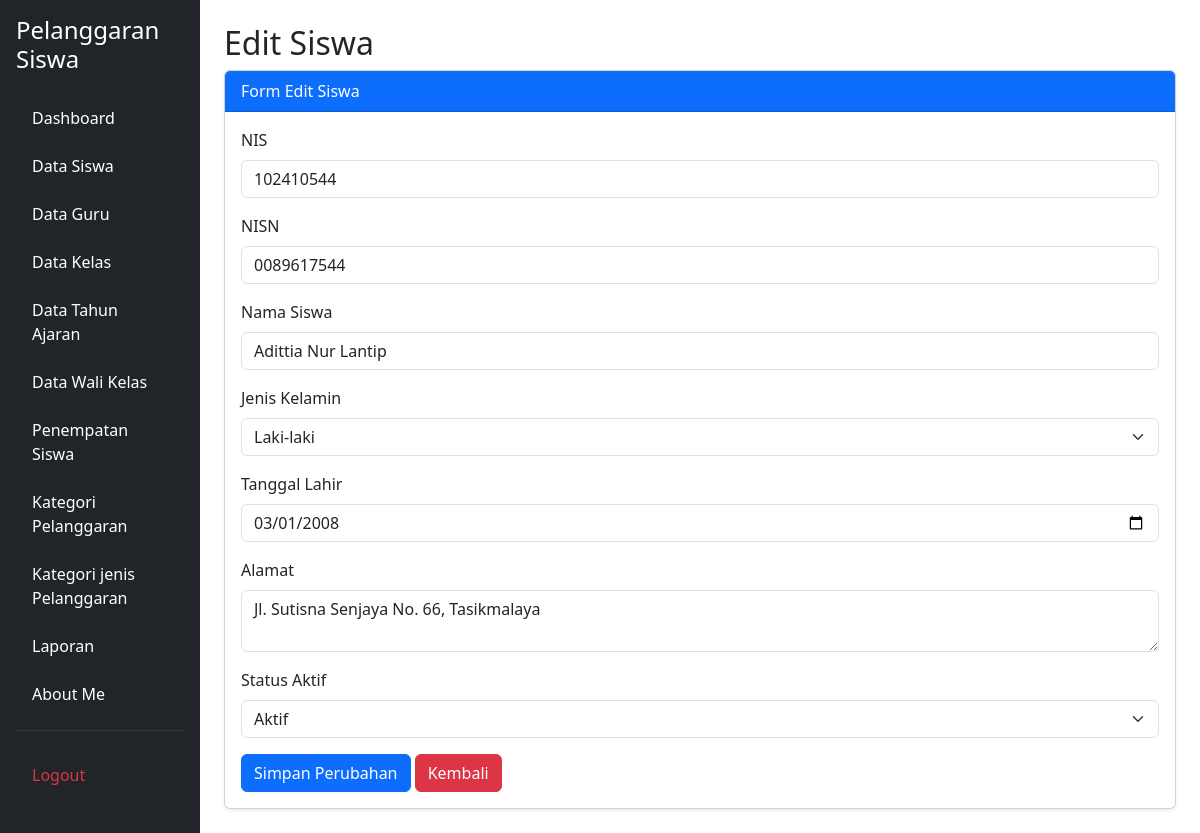
/edit_siswa.php?id=25 (signed in), run on the app's committed database.
### tables this page shows
CREATE TABLE `t_siswa` (
  `id` int(11) NOT NULL,
  `nis` varchar(10) DEFAULT NULL,
  `nisn` varchar(10) NOT NULL,
  `nama` varchar(150) DEFAULT NULL,
  `jenis_kelamin` char(1) NOT NULL,
  `tanggal_lahir` date NOT NULL,
  `alamat` text NOT NULL,
  `status_aktif` tinyint(1) NOT NULL,
  `created_at` timestamp NOT NULL DEFAULT current_timestamp(),
  `updated_at` timestamp NOT NULL DEFAULT current_timestamp()
);

### edit_siswa.php (the view, shortened to what this page needs)
<?php
include 'config/koneksi.php';
$id = $_GET['id'];
$data = mysqli_query($koneksi, "SELECT * FROM t_siswa WHERE id='$id'");
$siswa = mysqli_fetch_assoc($data);
?>
<!DOCTYPE html>
<html lang="id">
<head>
    <link href="https://cdn.jsdelivr.net/npm/bootstrap@5.3.8/dist/css/bootstrap.min.css" rel="stylesheet">
</head>
<body>
<div class="container-fluid">
    <div class="row">
        <?php include 'layout/sidebar.php'; ?>
        <main class="col-md-9 col-lg-10 p-4">
            <h2>Edit Siswa</h2>
            <div class="card shadow-sm">
                <div class="card-header bg-primary text-white">
                    Form Edit Siswa
                </div>
                <div class="card-body">
                    <form action="proses_edit_siswa.php" method="POST">
                        <div class="mb-3">
                            <label class="form-label">NIS</label>
                            <input type="text" name="nis"
                                   class="form-control" maxlength="10"
                                   value="<?= $siswa['nis']; ?>" required>
                        </div>
                        <div class="mb-3">
                            <label class="form-label">NISN</label>
                            <input type="text" name="nisn"
                                   class="form-control" maxlength="10"
                                   value="<?= $siswa['nisn']; ?>" required>
                        </div>
                        <div class="mb-3">
                            <label class="form-label">Nama Siswa</label>
                            <input type="text" name="nama"
                                   class="form-control"
                                   value="<?= $siswa['nama']; ?>" required>
                        </div>
                        <div class="mb-3">
                            <label class="form-label">Jenis Kelamin</label>
                            <select name="jenis_kelamin" class="form-select" required>
                                <option value="L"
                                    <?= $siswa['jenis_kelamin'] == 'L' ? 'selected' : ''; ?>>
                                    Laki-laki
                                </option>
                            </select>
                        </div>
                        <div class="mb-3">
                            <label class="form-label">Tanggal Lahir</label>
                            <input type="date" name="tanggal_lahir"
                                   class="form-control"
                                   min="2000-01-01" max="<?= date('Y-m-d'); ?>"
                                   value="<?= $siswa['tanggal_lahir']; ?>" required>
                        </div>
                        <div class="mb-3">
                            <label class="form-label">Alamat</label>
                            <textarea name="alamat" class="form-control"
                                      required><?= $siswa['alamat']; ?></textarea>
                        </div>
                        <div class="mb-3">
                            <label class="form-label">Status Aktif</label>
                            <select name="status_aktif" class="form-select" required>
                                <option value="1"
                                    <?= $siswa['status_aktif'] == 1 ? 'selected' : ''; ?>>
                                    Aktif
                                </option>
                            </select>
                        </div>
                        <button type="submit" class="btn btn-primary">
                            Simpan Perubahan
                        </button>
                        <a href="kelola_siswa.php" class="btn btn-danger">
                            Kembali
                        </a>
                    </form>
                </div>
            </div>
        </main>
    </div>
</div>
</body>
</html>

### data on the page
t_siswa: nis "102410544", nisn "0089617544", nama "Adittia Nur Lantip", jenis_kelamin "Laki-laki", tanggal_lahir "03/01/2008", alamat "Jl. Sutisna Senjaya No. 66, Tasikmalaya", status_aktif "Aktif"
